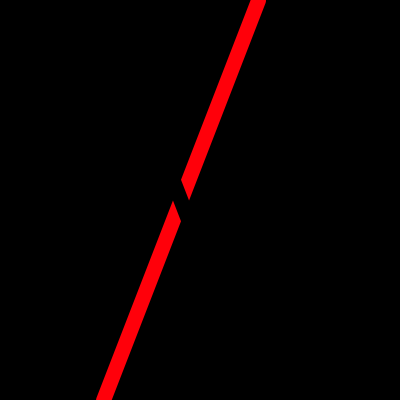
Frame 1 (no input)
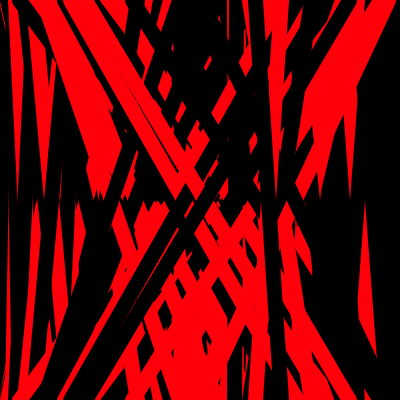
Frame 60 (the mouse pressed at the canvas centre just before this capture)
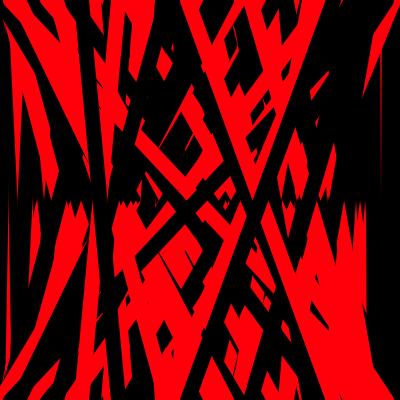
Frame 120 (the mouse held since frame 60 and released just before this capture)

The Processing sketch that drew these frames (run headless with seeded random() and noise(); from frame 60 on, the mouse is pressed at the canvas centre):

// Processing sketch: processing_160108
// ── processing_160108.pde

void setup() {
    size(400,400);
    background(0);
}    

void draw() {
    float x = random(width);
    float y = random(height);
    fill(30,50,150);
    strokeWeight(15);
    stroke(255,0,10);
    line(x,0,y,height);
    fill(255);
    stroke(15);
    stroke(0);
    line(y,0,x,width);
}     
